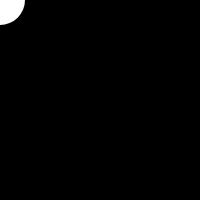
Frame 1 (no input)
Frame 60 (no input): identical to frame 1, image omitted
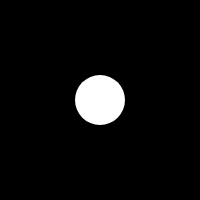
Frame 120 (the mouse pressed at the canvas centre since frame 60)

The p5.js sketch that drew these frames (run headless with seeded random() and noise() and a simulated clock; from frame 60 on, the mouse is pressed at the canvas centre):

// p5.js sketch
// ── sketch.js
let r = 50;
function setup(){
  createCanvas(200, 200);
  noStroke();
}
function draw(){
  background(0);
  if(keyIsPressed){
    fill('green');
  }else{
    fill('white');
  }
  ellipse(mouseX, mouseY, r, r);
}
// ── bundle.js
/*
 * ATTENTION: The "eval" devtool has been used (maybe by default in mode: "development").
 * This devtool is neither made for production nor for readable output files.
 * It uses "eval()" calls to create a separate source file in the browser devtools.
 * If you are trying to read the output file, select a different devtool (https://webpack.js.org/configuration/devtool/)
 * or disable the default devtool with "devtool: false".
 * If you are looking for production-ready output files, see mode: "production" (https://webpack.js.org/configuration/mode/).
 */
/******/ (() => { // webpackBootstrap
/******/ 	var __webpack_modules__ = ({

/***/ "./src/index.js":
/*!**********************!*\
  !*** ./src/index.js ***!
  \**********************/
/***/ (() => {

eval("console.log(\"hello world!\");\n\n//# sourceURL=webpack://siggraph-demo/./src/index.js?");

/***/ })

/******/ 	});
/************************************************************************/
/******/ 	
/******/ 	// startup
/******/ 	// Load entry module and return exports
/******/ 	// This entry module can't be inlined because the eval devtool is used.
/******/ 	var __webpack_exports__ = {};
/******/ 	__webpack_modules__["./src/index.js"]();
/******/ 	
/******/ })()
;
